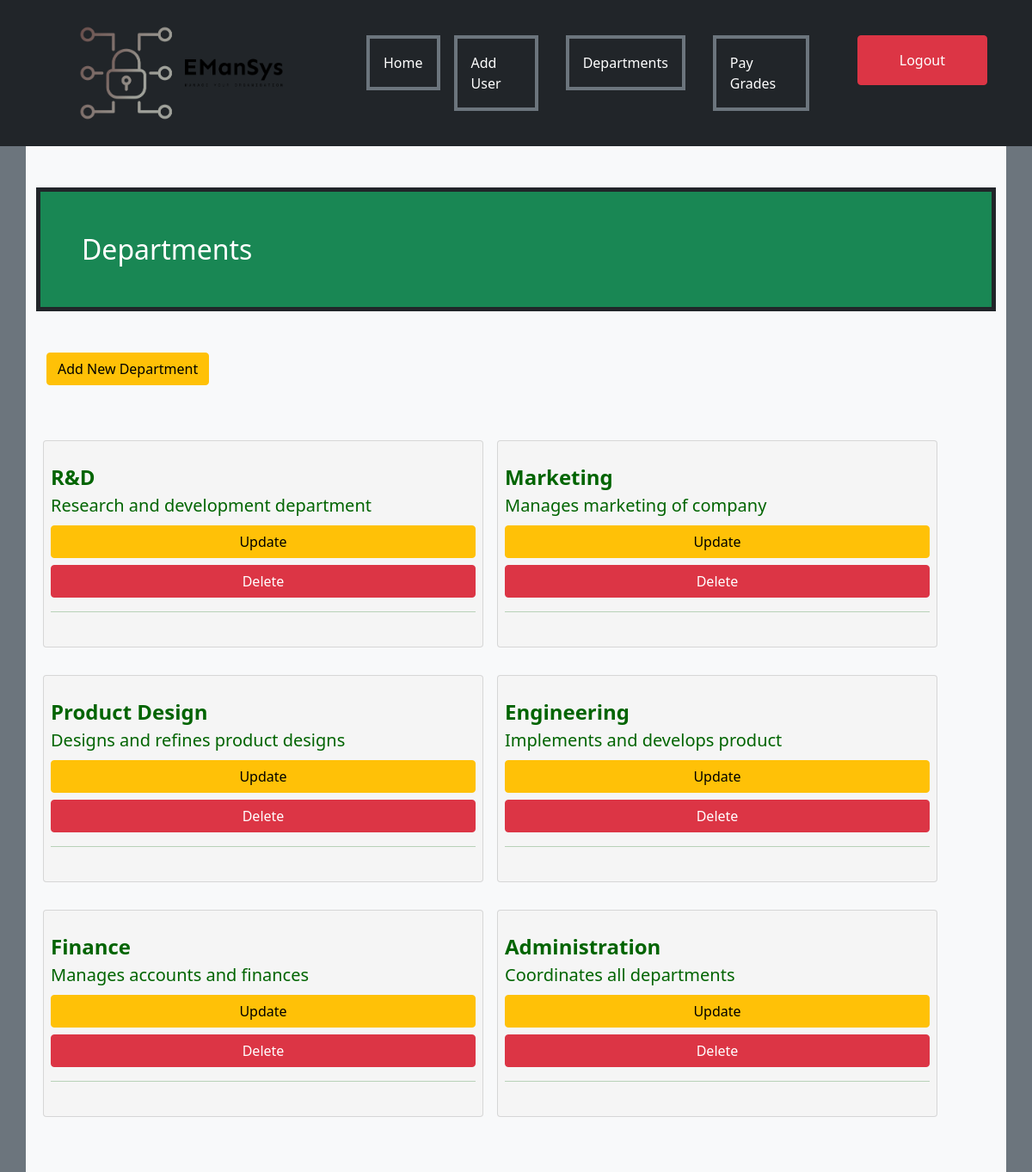
The app's page /superuser/departments/ (signed in), older data.
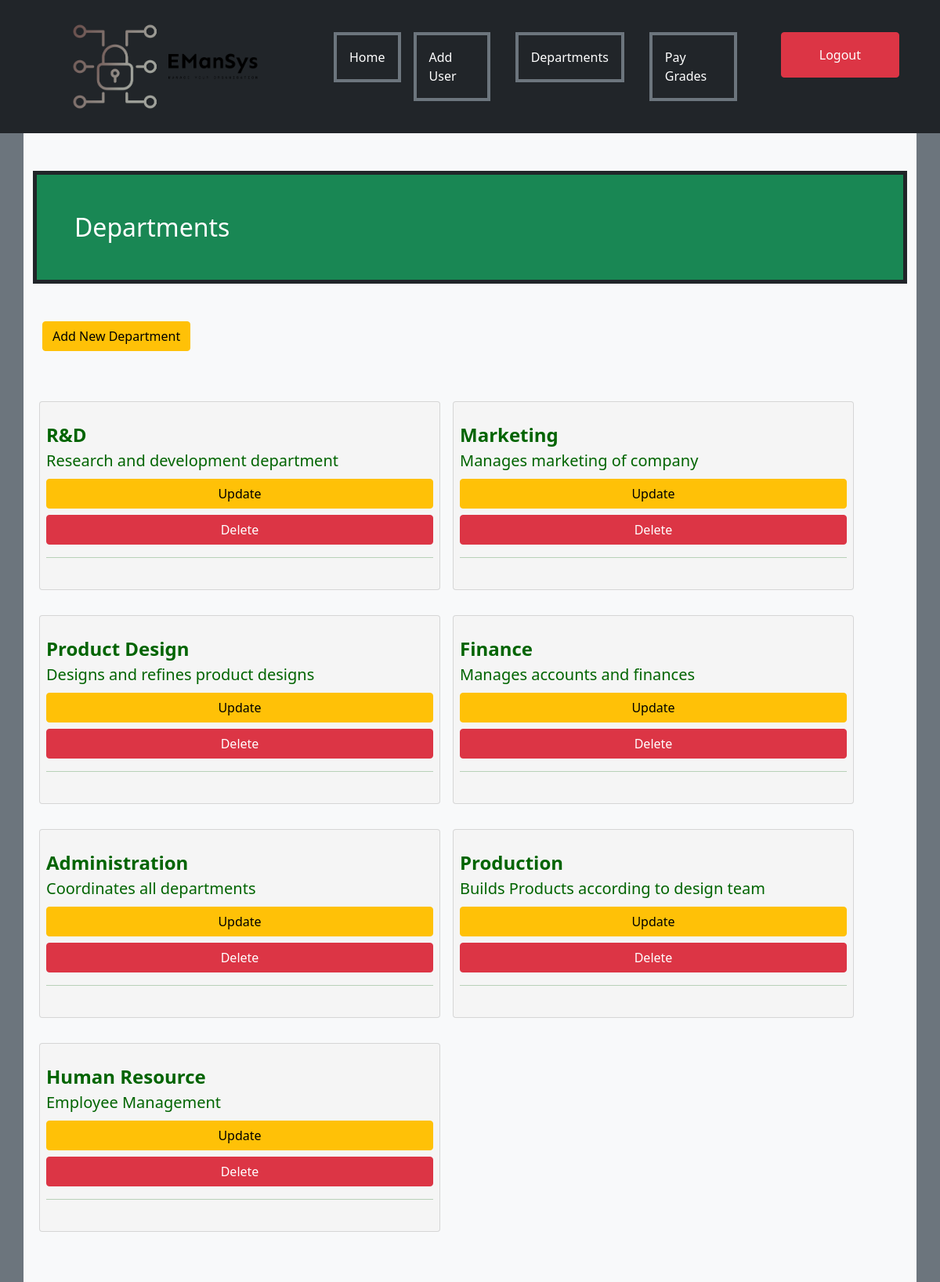
The same page, newer data.
### Authentication/models.py (models this page shows, shortened)
class Department(models.Model):
    objects = models.Manager()
    department_name = models.CharField(max_length=20)
    department_description = models.CharField(max_length=50)

### AdminView/views.py (the view)
# urls.py: path('departments/', views.get_departments, name="departments"),
@login_required(login_url='login')
@user_passes_test(check_if_admin)
def get_departments(request):
    departments = Department.objects.all()
    return render(request, 'admin_view/departments.html', {'departments': departments})

### AdminView/templates/admin_view/departments.html (shortened to what this page needs)
{%extends 'admin_view/base.html'%}
{%block content%}
<div class="container py-5 bg-light">
    <div class="h2 p-5 bg-success border border-dark border-5"  style="color:white;">Departments</div>
    <div class="container my-5">
        <a class="btn btn-warning" href="{%url 'department_form'%}">Add New Department</a>
    </div>
    <div style="display:flex;flex-direction:row;flex-wrap:wrap;">
        {%for department in departments%}
    <div class="card m-2 p-2 py-4 my-3" style="width:32rem; background-color:whitesmoke;color:darkgreen">
        <label class="title fw-bold fs-4">{{department.department_name}}</label>
    <div class="subtitle fs-5">{{department.department_description}}</div>
    <a class="btn btn-warning my-2" href="{%url 'department_update' department.id %}">Update</a>
    <a class="btn btn-danger" href="{%url 'department_delete' department.id %}">Delete</a>
    <hr>
    </div>
    {%endfor%}
    </div>
</div>
{%endblock%}

Row changes from the older to the newer data that the page shows:
removed Department: department_name "Engineering", department_description "Implements and develops product"
added Department: department_name "Production", department_description "Builds Products according to design team"
added Department: department_name "Human Resource", department_description "Employee Management"
